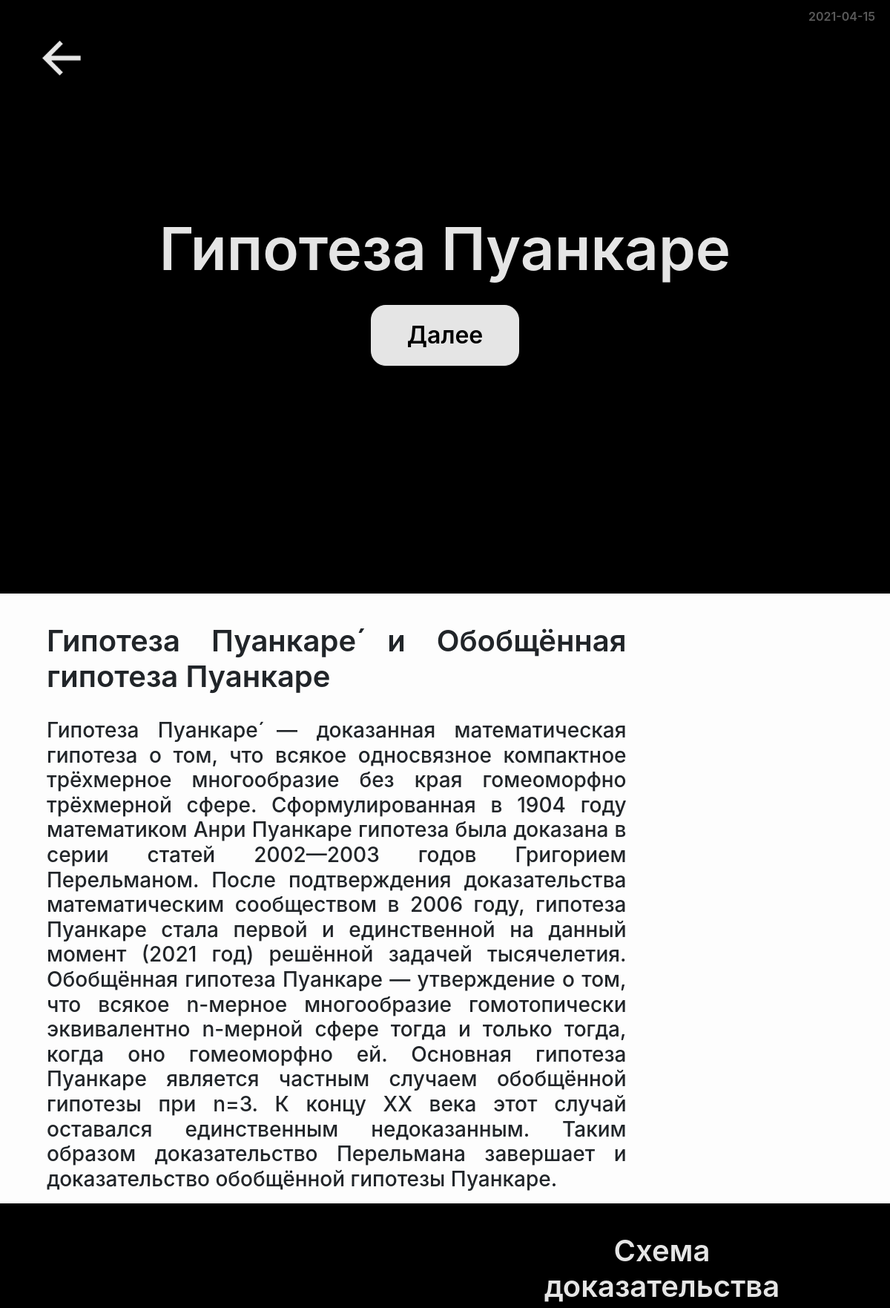
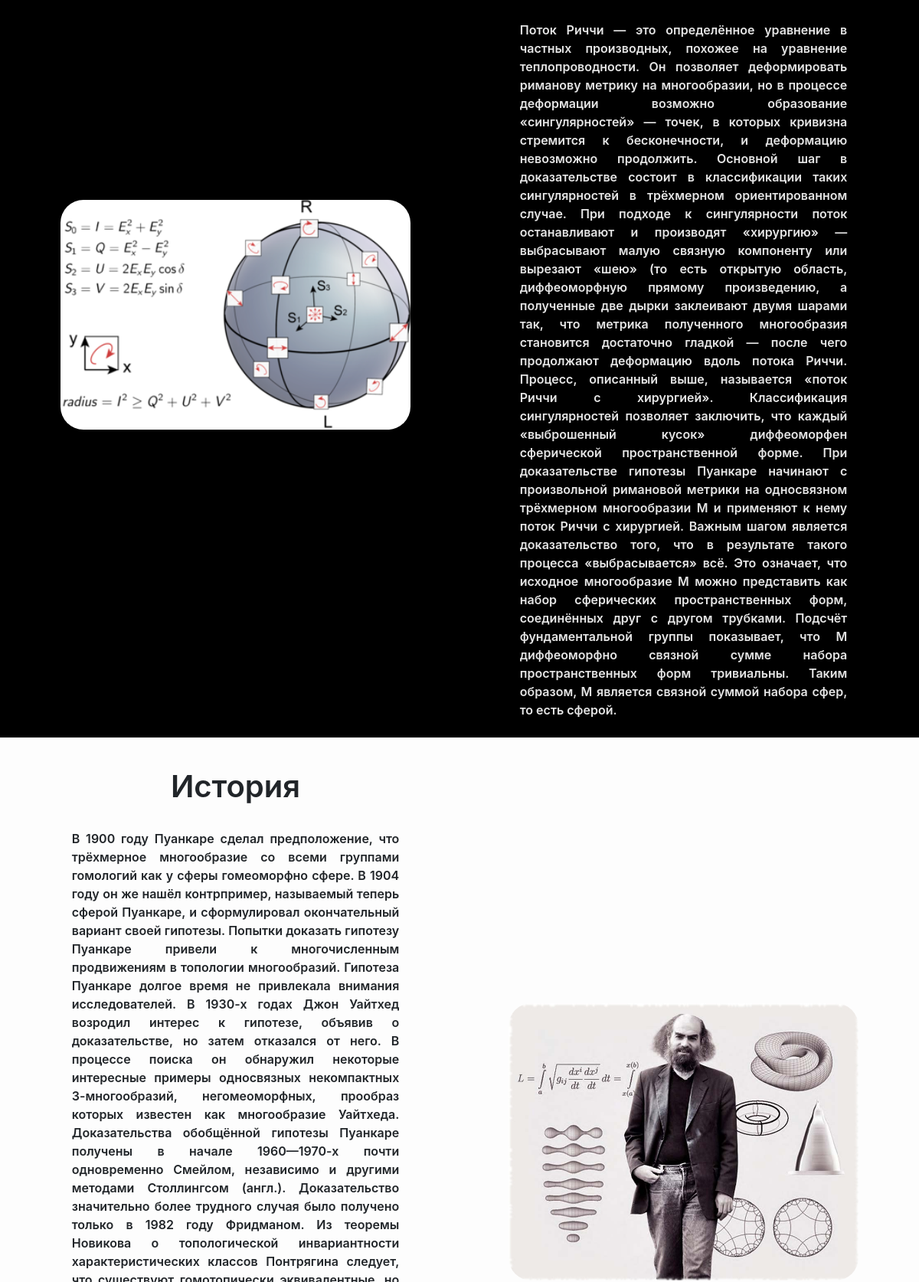
The app's page /scixxi/public_html/php/articles?articles_id=3 (upper part) with its own data (2 pictures, top to bottom).
### tables this page shows
CREATE TABLE IF NOT EXISTS `articles` (
  `id` int(11) NOT NULL AUTO_INCREMENT,
  `title` text NOT NULL,
  `h1` text NOT NULL,
  `h2` text NOT NULL,
  `h3` text NOT NULL,
  `p` text NOT NULL,
  `source` text NOT NULL,
  `date` date NOT NULL DEFAULT '2001-01-01',
  `info1` text NOT NULL,
  `info2` text NOT NULL,
  `info3` text NOT NULL,
  `p2` text NOT NULL,
  `p3` text NOT NULL,
  `p4` text NOT NULL,
  `info4` text NOT NULL,
  `pic1` text NOT NULL,
  `pic2` text NOT NULL,
  `mainpic` text NOT NULL,
  PRIMARY KEY (`id`)
);

### scixxi/public_html/php/articles/index.php (the view, shortened to what this page needs)
<?php
$articles_id = (int) $_GET['articles_id'];
$select = mysqli_query($connect, "SELECT * FROM `articles` WHERE `id` = $articles_id");
$fetch = $select->fetch_assoc();
$h1 = $fetch['h1'];
$h2 = $fetch['h2'];
$h3 = $fetch['h3'];
$p  = $fetch['p'];
$p2  = $fetch['p2'];
$date = $fetch['date'];
$info1 = $fetch['info1'];
$info2 = $fetch['info2'];
$pic1 = $fetch['pic1'];
$pic2 = $fetch['pic2'];
?>
<!DOCTYPE html>
<html lang="en">
<head>
    <link href="../../preloader/preloader.css" rel="stylesheet">
    <link href="../../css/bootstrap.min.css" rel="stylesheet" media="screen">
    <link href="../../css/articless.css" rel="stylesheet" media="screen">
</head>
<body>
<img src="../../img/icons/leftarrow.png" alt="назад" class="snapback_to_previously" onclick="javascript:history.go(-1)">
    <header id="main_head" class="container-fluid text-center">
        <div class="row">
            <h1 class="col-12"><?php echo($h1);?></h1>
            <a href="#heading" id="next">Далее</a>
            <p><?php echo($date);?></p>
        </div>
    </header>
    <section id="heading" class="container-fluid py-2">
        <div class="row">
            <h2 class="col-12 col-lg-9 px-5"><?php echo($h2);?></h2>
            <h3 class="col-12 col-lg-9 px-5"><?php echo($h3);?></h3>
        </div>
    </section>
    <section id="section1" class="container-fluid py-2">
        <div class="row">
            <div class=" d-lg-flex col-lg-5 d-none  align-items-center">
                <img src="../../img/articlesIMG/<?php echo($pic1);?>" alt="Картинка не загрузилась">
            </div>
            <div class="col-12 col-lg-5">
                <h2 class="col-12"><?php echo($p);?></h2>
                <p class="col-12"><?php echo($info1);?></p>
            </div>
        </div>
    </section>
    <section id="section2" class="container-fluid py-2">
        <div class="row">
            <div class="col-12 col-lg-5">
                <h2 class="col-12"><?php echo($p2);?></h2>
                <p class="col-12"><?php echo($info2);?></p>
            </div>
            <div class="col-12 col-lg-5 d-flex align-items-center">
                <img src="../../img/articlesIMG/<?php echo($pic2);?>" alt="Картинка не загрузилась">
            </div>
        </div>
    </section>
</body>
</html>

### scixxi/public_html/preloader/preloader.css (style rules this page uses)
body { margin: 0; }

### scixxi/public_html/css/articless.css (style rules this page uses)
* { font-weight: 600; user-select: none; text-decoration: none; outline: none; }
a { color: #e5e5e5; transition: 0.4s; }
img { width: 100%; height: fit-content; border-radius: 30px; }
.row { justify-content: space-around; width: 100%; }
header, section { min-height: 100vh; align-items: center; display: flex; flex-wrap: wrap; justify-content: center; background-color: #fdfdfd; }
header, #section1, #section3 { background-color: #000; color: #e5e5e5; }
header div p { color: rgb(90, 90, 90); position: absolute; top: 10px; right: 20px; }
h1 { font-size: 5rem; font-weight: 600; }
#next { color: #000000; padding: 1rem 3rem; font-size: 2rem; background-color: #e5e5e5; border-radius: 20px; margin: 20px 0; display: flex; align-items: center; border: 1px solid #e5e5e5; transition-property: color, background-color; transition-duration: 0.3s; transition-timing-function: ease-in; }
.snapback_to_previously { z-index: 99; opacity: 0.9; position: fixed; left: 30px; top: 30px; width: 100px; height: 100px; cursor: pointer; }
section { position: relative; text-align: justify; }
section h2 { text-align: center; margin-bottom: 2rem; font-weight: 600; font-size: 2.5rem; }
#heading .row { justify-content: start; }
section h2 { text-align: center; margin: 2rem 0; }
@media screen and (min-width: 600px) { #heading h2 { text-align: inherit; } }

### records on screen
articles: h1 "Гипотеза Пуанкаре", date "2021-04-15", h2 "Гипотеза Пуанкаре́ и Обобщённая гипотеза Пуанкаре", h3 "Гипотеза Пуанкаре́ — доказанная математическая гипотеза о том, что всякое односвязное компактное трёхмерное многообразие без края гомеоморфно трёхмерной сфере. Сформулированная в 1904 году математиком Анри Пуанкаре гипотеза была доказана в серии статей 2002—2003 годов Григорием Перельманом. После подтверждения доказательства математическим сообществом в 2006 году, гипотеза Пуанкаре стала первой и единственной на данный момент (2021 год) решённой задачей тысячелетия. Обобщённая гипотеза Пуанкаре — утверждение о том, что всякое n-мерное многообразие гомотопически эквивалентно n-мерной сфере тогда и только тогда, когда оно гомеоморфно ей. Основная гипотеза Пуанкаре является частным случаем…", pic1 (picture), p "Схема доказательства", info1 "Поток Риччи — это определённое уравнение в частных производных, похожее на уравнение теплопроводности. Он позволяет деформировать риманову метрику на многообразии, но в процессе деформации возможно образование «сингулярностей» — точек, в которых кривизна стремится к бесконечности, и деформацию невозможно продолжить. Основной шаг в доказательстве состоит в классификации таких сингулярностей в трёхмерном ориентированном случае. При подходе к сингулярности поток останавливают и производят «хирургию» — выбрасывают малую связную компоненту или вырезают «шею» (то есть открытую область, диффеоморфную прямому произведению, а полученные две дырки заклеивают двумя шарами так, что метрика полученного…", p2 "История", pic2 (picture)
